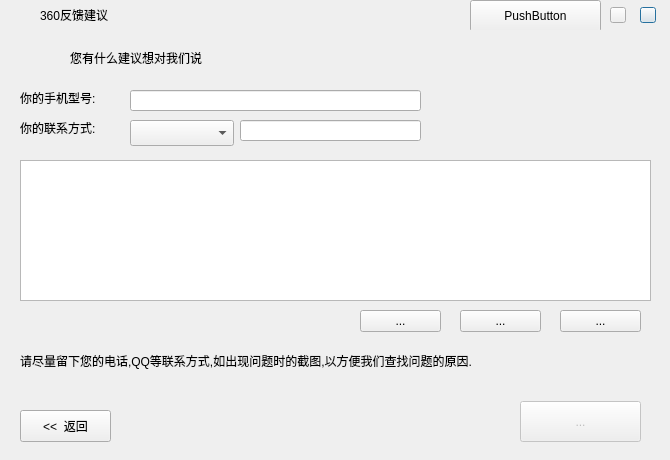
<?xml version="1.0" encoding="UTF-8"?>
<ui version="4.0">
 <class>QuestionDialog</class>
 <widget class="QDialog" name="QuestionDialog">
  <property name="geometry">
   <rect>
    <x>0</x>
    <y>0</y>
    <width>670</width>
    <height>460</height>
   </rect>
  </property>
  <property name="windowTitle">
   <string>Dialog</string>
  </property>
  <widget class="QWidget" name="topWidget" native="true">
   <property name="geometry">
    <rect>
     <x>0</x>
     <y>0</y>
     <width>670</width>
     <height>30</height>
    </rect>
   </property>
   <widget class="QWidget" name="icon" native="true">
    <property name="geometry">
     <rect>
      <x>10</x>
      <y>5</y>
      <width>20</width>
      <height>20</height>
     </rect>
    </property>
   </widget>
   <widget class="QLabel" name="lbTitle">
    <property name="geometry">
     <rect>
      <x>40</x>
      <y>5</y>
      <width>181</width>
      <height>20</height>
     </rect>
    </property>
    <property name="text">
     <string>360反馈建议</string>
    </property>
   </widget>
   <widget class="QPushButton" name="pbClose">
    <property name="geometry">
     <rect>
      <x>640</x>
      <y>7</y>
      <width>16</width>
      <height>16</height>
     </rect>
    </property>
    <property name="text">
     <string/>
    </property>
   </widget>
   <widget class="QPushButton" name="pbMin">
    <property name="geometry">
     <rect>
      <x>610</x>
      <y>7</y>
      <width>16</width>
      <height>16</height>
     </rect>
    </property>
    <property name="text">
     <string/>
    </property>
   </widget>
   <widget class="QPushButton" name="pbLuntan">
    <property name="geometry">
     <rect>
      <x>470</x>
      <y>0</y>
      <width>131</width>
      <height>32</height>
     </rect>
    </property>
    <property name="text">
     <string>PushButton</string>
    </property>
   </widget>
  </widget>
  <widget class="QWidget" name="mainWidget" native="true">
   <property name="geometry">
    <rect>
     <x>0</x>
     <y>30</y>
     <width>670</width>
     <height>430</height>
    </rect>
   </property>
   <widget class="QWidget" name="next" native="true">
    <property name="geometry">
     <rect>
      <x>0</x>
      <y>0</y>
      <width>670</width>
      <height>460</height>
     </rect>
    </property>
    <widget class="QWidget" name="nextIcon" native="true">
     <property name="geometry">
      <rect>
       <x>20</x>
       <y>10</y>
       <width>40</width>
       <height>30</height>
      </rect>
     </property>
    </widget>
    <widget class="QLabel" name="nextTitle">
     <property name="geometry">
      <rect>
       <x>70</x>
       <y>20</y>
       <width>231</width>
       <height>16</height>
      </rect>
     </property>
     <property name="text">
      <string>您有什么建议想对我们说</string>
     </property>
    </widget>
    <widget class="QLabel" name="nextPhone">
     <property name="geometry">
      <rect>
       <x>20</x>
       <y>60</y>
       <width>101</width>
       <height>16</height>
      </rect>
     </property>
     <property name="text">
      <string>你的手机型号:</string>
     </property>
    </widget>
    <widget class="QLabel" name="nextQQ">
     <property name="geometry">
      <rect>
       <x>20</x>
       <y>90</y>
       <width>101</width>
       <height>16</height>
      </rect>
     </property>
     <property name="text">
      <string>你的联系方式:</string>
     </property>
    </widget>
    <widget class="QLineEdit" name="lineEdit">
     <property name="geometry">
      <rect>
       <x>130</x>
       <y>60</y>
       <width>291</width>
       <height>21</height>
      </rect>
     </property>
    </widget>
    <widget class="QLineEdit" name="lineEdit_2">
     <property name="geometry">
      <rect>
       <x>240</x>
       <y>90</y>
       <width>181</width>
       <height>21</height>
      </rect>
     </property>
    </widget>
    <widget class="QTextEdit" name="nextTextEdit">
     <property name="geometry">
      <rect>
       <x>20</x>
       <y>130</y>
       <width>631</width>
       <height>141</height>
      </rect>
     </property>
    </widget>
    <widget class="QToolButton" name="nextScreenshot">
     <property name="geometry">
      <rect>
       <x>360</x>
       <y>280</y>
       <width>81</width>
       <height>22</height>
      </rect>
     </property>
     <property name="text">
      <string>...</string>
     </property>
    </widget>
    <widget class="QToolButton" name="nextPhoto">
     <property name="geometry">
      <rect>
       <x>460</x>
       <y>280</y>
       <width>81</width>
       <height>22</height>
      </rect>
     </property>
     <property name="text">
      <string>...</string>
     </property>
    </widget>
    <widget class="QToolButton" name="nextAnnex">
     <property name="geometry">
      <rect>
       <x>560</x>
       <y>280</y>
       <width>81</width>
       <height>22</height>
      </rect>
     </property>
     <property name="text">
      <string>...</string>
     </property>
    </widget>
    <widget class="QLabel" name="nextOther">
     <property name="geometry">
      <rect>
       <x>20</x>
       <y>320</y>
       <width>621</width>
       <height>21</height>
      </rect>
     </property>
     <property name="text">
      <string>请尽量留下您的电话,QQ等联系方式,如出现问题时的截图,以方便我们查找问题的原因.</string>
     </property>
    </widget>
    <widget class="QToolButton" name="nextPost">
     <property name="enabled">
      <bool>false</bool>
     </property>
     <property name="geometry">
      <rect>
       <x>520</x>
       <y>371</y>
       <width>121</width>
       <height>41</height>
      </rect>
     </property>
     <property name="text">
      <string>...</string>
     </property>
    </widget>
    <widget class="QPushButton" name="nextBack">
     <property name="geometry">
      <rect>
       <x>20</x>
       <y>380</y>
       <width>91</width>
       <height>32</height>
      </rect>
     </property>
     <property name="text">
      <string>&lt;&lt;  返回</string>
     </property>
    </widget>
    <widget class="QComboBox" name="nextComboBox">
     <property name="geometry">
      <rect>
       <x>130</x>
       <y>90</y>
       <width>104</width>
       <height>26</height>
      </rect>
     </property>
    </widget>
   </widget>
   <widget class="QWidget" name="home" native="true">
    <property name="geometry">
     <rect>
      <x>0</x>
      <y>0</y>
      <width>670</width>
      <height>430</height>
     </rect>
    </property>
    <widget class="QWidget" name="question" native="true">
     <property name="geometry">
      <rect>
       <x>0</x>
       <y>0</y>
       <width>271</width>
       <height>431</height>
      </rect>
     </property>
    </widget>
    <widget class="QWidget" name="widget" native="true">
     <property name="geometry">
      <rect>
       <x>270</x>
       <y>0</y>
       <width>401</width>
       <height>421</height>
      </rect>
     </property>
     <widget class="QWidget" name="layoutWidget">
      <property name="geometry">
       <rect>
        <x>5</x>
        <y>8</y>
        <width>401</width>
        <height>421</height>
       </rect>
      </property>
      <layout class="QGridLayout" name="gridLayout"/>
     </widget>
    </widget>
   </widget>
   <zorder>home</zorder>
   <zorder>next</zorder>
  </widget>
  <zorder>mainWidget</zorder>
  <zorder>topWidget</zorder>
 </widget>
 <resources/>
 <connections/>
</ui>
